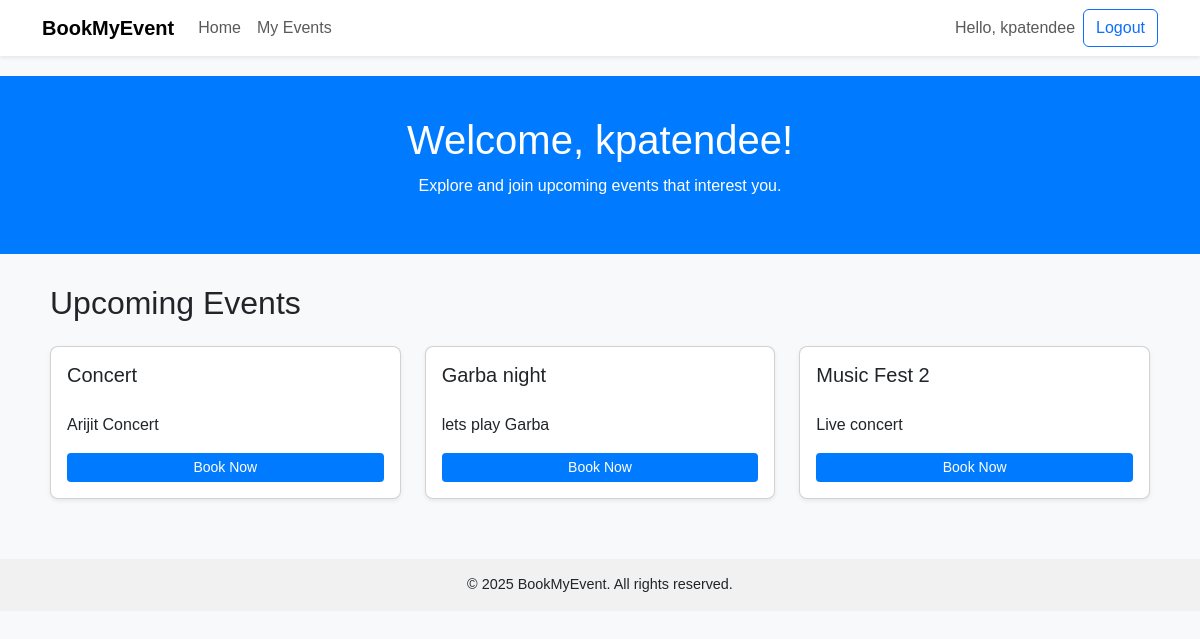
Screenshot of /dashboard/ (signed in) with the database file from the repository.
### account/models.py (models this page shows, shortened)
class User(AbstractUser):
    ROLE_CHOICES = (
        ("organizer", "Organizer"),
        ("attendee", "Attendee"),
    )
    role = models.CharField(max_length=20, choices=ROLE_CHOICES)
    phone = models.CharField(max_length=20, blank=True, null=True)
    address = models.TextField(blank=True, null=True)

### eventApp/models.py (models this page shows, shortened)
class Event(models.Model):
    organizer = models.ForeignKey(
        settings.AUTH_USER_MODEL, on_delete=models.CASCADE, related_name="organized_events"
    )
    title = models.CharField(max_length=200)
    description = models.TextField()
    location = models.CharField(max_length=200)
    date = models.DateTimeField()
    created_at = models.DateTimeField(auto_now_add=True)
    updated_at = models.DateTimeField(auto_now=True)
    is_active = models.BooleanField(default=True)

### account/views.py (the view)
# urls.py: path("dashboard/", dashboard_view, name="dashboard"),
@login_required
def dashboard_view(request):
    upcoming_events = Event.objects.all()
    return render(request, "dashboard.html", {"upcoming_events": upcoming_events})

### template/dashboard.html (shortened to what this page needs)
<!DOCTYPE html>
<html lang="en">
<head>
  <link href="https://cdn.jsdelivr.net/npm/bootstrap@5.3.3/dist/css/bootstrap.min.css" rel="stylesheet"/>
  <link href="https://cdn.jsdelivr.net/npm/bootstrap-icons/font/bootstrap-icons.css" rel="stylesheet"/>
</head>
<body>
  <nav class="navbar navbar-expand-lg navbar-light bg-white shadow-sm">
    <div class="container">
      <a class="navbar-brand fw-bold" href="{% url 'account:dashboard' %}">BookMyEvent</a>
      <div class="collapse navbar-collapse" id="navbarNav">
        <ul class="navbar-nav me-auto mb-2 mb-lg-0">
          <li class="nav-item"><a class="nav-link" href="{% url 'account:dashboard' %}">Home</a></li>
          <li class="nav-item"><a class="nav-link" href="{% url 'attendee_bookings' %}">My Events</a></li>
        </ul>
        <span class="navbar-text me-2">Hello, {{ user.username }}</span>
        <a class="btn btn-outline-primary" href="{% url 'account:logout' %}">Logout</a>
      </div>
    </div>
  </nav>
  <div class="welcome">
    <h1>Welcome, {{ user.username }}!</h1>
    {% if user.role == "organizer" %}
      <p>Manage your events and attendees efficiently.</p>
    {% else %}
      <p>Explore and join upcoming events that interest you.</p>
    {% endif %}
  </div>
  <div class="section container">
    {% if user.role == "organizer" %}
      <h2 class="mb-4">Your Events</h2>
      <div class="row row-cols-1 row-cols-md-2 row-cols-lg-3 g-4">
        {% for event in user_organized_events %}
        <div class="col">
          <div class="card shadow-sm h-100 p-3">
            <h5>{{ event.title }}</h5>
            <p class="text-muted">{{ event.type }}</p>
            <p>{{ event.description|truncatechars:100 }}</p>
            <a href="#" class="btn btn-primary btn-sm">View Details</a>
          </div>
        </div>
        {% empty %}
        <p>No events created yet. <a href="/create-event/">Create one now</a>.</p>
        {% endfor %}
      </div>
    {% else %}
      <h2 class="mb-4">Upcoming Events</h2>
      <div class="row row-cols-1 row-cols-md-2 row-cols-lg-3 g-4">
        {% for event in upcoming_events %}
        <div class="col">
          <div class="card shadow-sm h-100 p-3">
            <h5>{{ event.title }}</h5>
            <p>{{ event.description|truncatechars:100 }}</p>
            <a href="{% url 'book_event' event.id %}" class="btn btn-primary btn-sm">Book Now</a>
          </div>
        </div>
        {% empty %}
        <p>No events available currently.</p>
        {% endfor %}
      </div>
    {% endif %}
  </div>
  <footer>
    &copy; 2025 BookMyEvent. All rights reserved.
  </footer>
</body>
</html>

### template/dashboard.html (style rules this page uses)
body { margin:0;font-family:Arial,sans-serif;background:#f8f9fa; }
.navbar { margin-bottom:20px; }
.welcome { text-align:center;padding:40px 20px;background:#007bff;color:white; }
.welcome h1 { margin-bottom:10px; }
.section { padding:30px 20px; }
.card { border-radius:8px; }
.card h5 { margin-bottom:10px; }
.btn-primary { background:#007bff;border:none; }
footer { background:#f1f1f1;padding:15px;text-align:center;font-size:0.9rem;margin-top:30px; }

### rows the page displays
User: username "kpatendee"
Event: title "Concert", description "Arijit Concert"
Event: title "Garba night", description "lets play Garba"
Event: title "Music Fest 2", description "Live concert"
